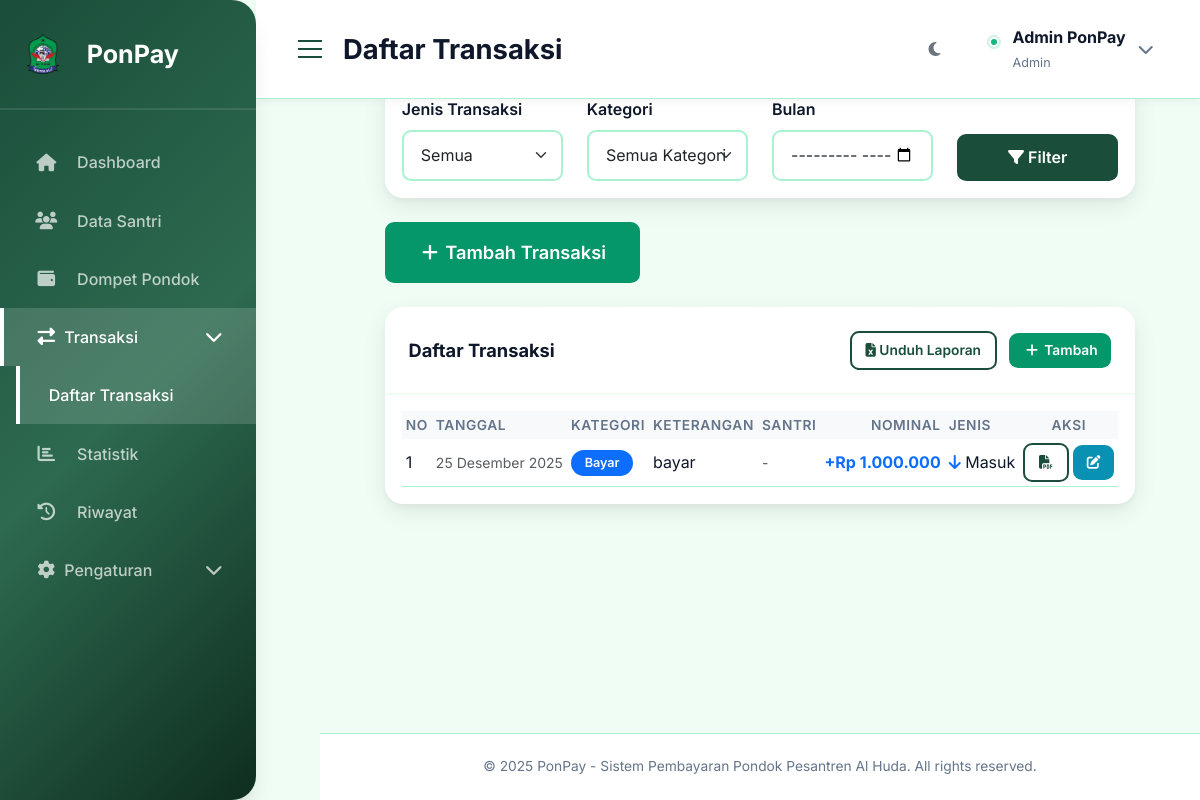
The app's page /transaction/, older data.
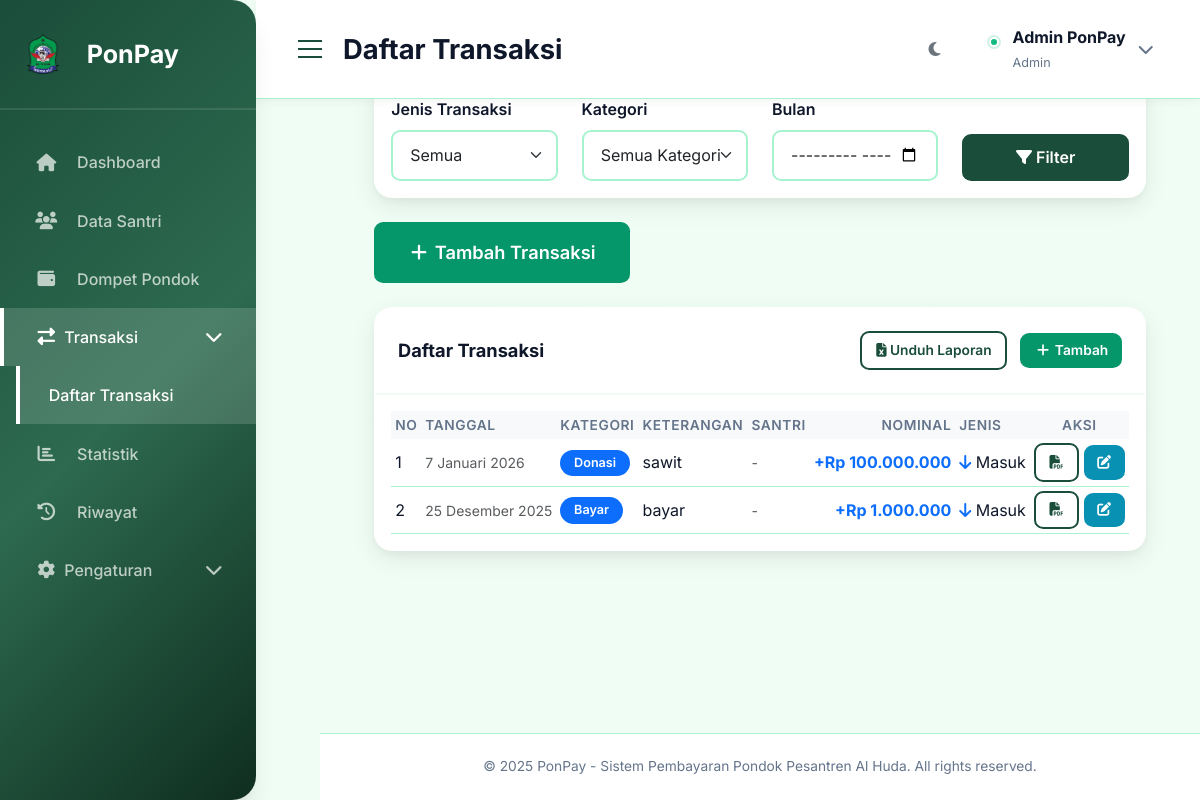
The same page, newer data.
### tables this page shows
CREATE TABLE transactions (
        id INTEGER PRIMARY KEY AUTOINCREMENT,
        user_id INTEGER NOT NULL,
        student_id INTEGER,
        type TEXT NOT NULL,
        category TEXT NOT NULL,
        amount INTEGER NOT NULL,
        description TEXT,
        date DATE NOT NULL,
        created_at TIMESTAMP DEFAULT CURRENT_TIMESTAMP,
        FOREIGN KEY (user_id) REFERENCES users(id),
        FOREIGN KEY (student_id) REFERENCES students(id)
    );

### routes.py (the view)
@transaction_bp.route('/')
def index():
    user_id = session.get('user_id', 1)
    filter_type = request.args.get('type', 'all')
    filter_category = request.args.get('category', 'all')
    filter_month = request.args.get('month', '')
    query = '''
        SELECT t.*,
               COALESCE(s.name, '') as student_name,
               COALESCE(s.nisn, '') as student_nisn
        FROM transactions t
        LEFT JOIN students s ON t.student_id = s.id
        WHERE t.user_id = ?
    '''
    params = [user_id]
    if filter_type != 'all':
        query += 'AND t.type = ? '
        params.append(filter_type)
    if filter_category != 'all':
        query += 'AND t.category = ? '
        params.append(filter_category)
    if filter_month:
        query += 'AND t.date LIKE ? '
        params.append(f'{filter_month}%')
    query += 'ORDER BY t.date DESC, t.created_at DESC'
    transactions = query_db(query, params)
    categories_income = query_db(
        'SELECT DISTINCT category FROM transactions WHERE user_id = ? AND type = "income" ORDER BY category',
        (user_id,)
    )
    categories_expense = query_db(
        'SELECT DISTINCT category FROM transactions WHERE user_id = ? AND type = "expense" ORDER BY category',
        (user_id,)
    )
    return render_template('transaction.html',
                         transactions=transactions,
                         categories_income=[r['category'] for r in categories_income],
                         categories_expense=[r['category'] for r in categories_expense],
                         filter_type=filter_type,
                         filter_category=filter_category,
                         filter_month=filter_month)

### app.py (called while the page is built)
@app.template_filter('rupiah')
def rupiah_format(value):
    try:
        value = int(value) if isinstance(value, (int, float)) else int(value)
        return f"Rp {value:,.0f}".replace(',', '.')
    except (ValueError, TypeError):
        return "Rp 0"

@app.template_filter('format_date')
def format_date(date_string):
    months = {
        'January': 'Januari', 'February': 'Februari', 'March': 'Maret',
        'April': 'April', 'May': 'Mei', 'June': 'Juni',
        'July': 'Juli', 'August': 'Agustus', 'September': 'September',
        'October': 'Oktober', 'November': 'November', 'December': 'Desember'
    }
    try:
        if isinstance(date_string, str):
            dt = datetime.strptime(date_string, '%Y-%m-%d')
        else:
            dt = date_string
        day = dt.day
        month_en = dt.strftime('%B')
        year = dt.year
        month_id = months.get(month_en, month_en)
        return f"{day} {month_id} {year}"
    except:
        return str(date_string)

### db.py (called while the page is built)
def get_db():
    if 'db' not in g:
        g.db = sqlite3.connect(current_app.config['DATABASE'])
        g.db.row_factory = sqlite3.Row  # Enable column access by name
    return g.db

### templates/transaction.html (shortened to what the changed rows need)
{% extends 'base.html' %}
{% block content %}
<div class="container-fluid">
    <div class="row">
        <div class="col-12">
            <div class="card">
                <div class="card-body">
                    <div class="table-responsive">
                        <table class="table table-hover table-sm">
                            <thead class="table-light">
                                <tr>
                                    <th>No</th>
                                    <th>Tanggal</th>
                                    <th>Kategori</th>
                                    <th>Keterangan</th>
                                    <th>Santri</th>
                                    <th class="text-end">Nominal</th>
                                    <th>Jenis</th>
                                    <th class="text-center">Aksi</th>
                                </tr>
                            </thead>
                            <tbody>
                                {% set counter = namespace(value=1) %}
                                {% for trans in transactions %}
                                <tr>
                                    <td>{{ counter.value }}</td>
                                    <td>
                                        <small class="text-muted">{{ trans['date']|format_date }}</small>
                                    </td>
                                    <td>
                                        <span class="badge {% if trans['type'] == 'income' %}bg-primary{% else %}bg-danger{% endif %} text-white">
                                            {{ trans['category'] }}
                                        </span>
                                    </td>
                                    <td>{{ trans['description'] }}</td>
                                    <td>
                                        {% if trans['student_name'] %}
                                            <small><strong>{{ trans['student_name'] }}</strong></small>
                                            <br>
                                            <small class="text-muted">NISN: {{ trans['student_nisn'] }}</small>
                                        {% else %}
                                            <small class="text-muted">-</small>
                                        {% endif %}
                                    </td>
                                    <td class="text-end font-weight-bold">
                                        <span class="{% if trans['type'] == 'income' %}text-primary{% else %}text-danger{% endif %}">
                                            {% if trans['type'] == 'income' %}+{% else %}-{% endif %}{{ trans['amount']|rupiah }}
                                        </span>
                                    </td>
                                    <td>
                                        {% if trans['type'] == 'income' %}
                                            <i class="fas fa-arrow-down text-primary"></i> Masuk
                                        {% else %}
                                            <i class="fas fa-arrow-up text-danger"></i> Keluar
                                        {% endif %}
                                    </td>
                                    <td class="text-center">
                                        <a href="{{ url_for('transaction.receipt', id=trans['id']) }}" class="btn btn-sm btn-outline-primary" title="Cetak Kwitansi" target="_blank">
                                            <i class="fas fa-file-pdf"></i>
                                        </a>
                                        <a href="{{ url_for('transaction.edit', id=trans['id']) }}" class="btn btn-sm btn-info" title="Edit">
                                            <i class="fas fa-edit"></i>
                                        </a>
                                    </td>
                                </tr>
                                {% set counter.value = counter.value + 1 %}
                                {% else %}
                                <tr>
                                    <td colspan="8" class="text-center text-muted py-4">
                                        <i class="fas fa-inbox"></i> Belum ada transaksi
                                    </td>
                                </tr>
                                {% endfor %}
                            </tbody>
                        </table>
                    </div>
                </div>
            </div>
        </div>
    </div>
</div>
{% endblock %}

Row changes from the older to the newer data that the page shows:
added transactions: value "1", type "income" (drawn)
computed for transactions "bayar": value "1" → "2"
